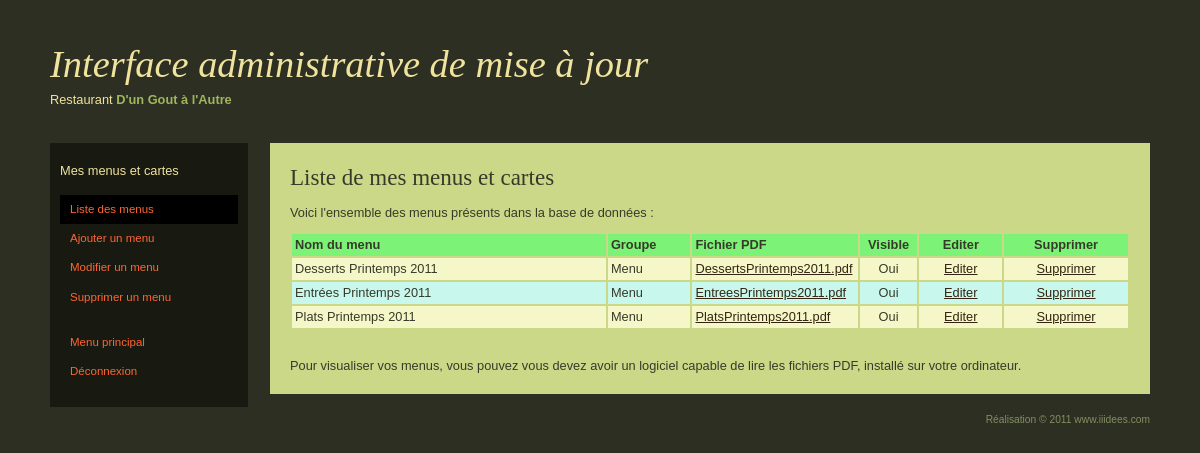
The page /iagdugala/menu_list.php (signed in) on the database its author committed.
### tables this page shows
CREATE TABLE `menus` (
  `id` int(10) unsigned NOT NULL auto_increment,
  `nom_fr` varchar(80) NOT NULL,
  `nom_gb` varchar(80) NOT NULL,
  `file_name` varchar(60) NOT NULL,
  `date_telecharge` timestamp NOT NULL default CURRENT_TIMESTAMP,
  `visible` enum('Oui','Non') NOT NULL,
  `groupe` enum('Me','Ms','Ca','Cb') NOT NULL,
  `taille` mediumint(8) unsigned NOT NULL,
  PRIMARY KEY  (`id`)
);

### iagdugala/menu_list.php (the view, shortened to what this page needs)
<?php
		include('../inclusion/admintete.php');
		echo '<h2>Liste de mes menus et cartes</h2>';
		$q = "SELECT id, nom_fr, file_name, visible, groupe FROM menus ORDER BY groupe ASC, nom_fr ASC";
		$r = @mysqli_query($dbc,$q);
		if (mysqli_num_rows($r) > 0) {
			echo '<p>Voici l\'ensemble des menus pr&eacute;sents dans la base de données : </p>';
			echo '<table width="100%" border="0" cellpadding="3">
			<tr bgcolor="#7cf376"><td width="38%" align="left"><b>Nom du menu</b></td><td width="10%" align="left"><b>Groupe</b></td><td width="20%" align="left"><b>Fichier PDF</b></td>
			<td width="7%" align="center"><b>Visible</b></td><td width="10%" align="center"><b>Editer</b></td>
			<td width="15%" align="center"><b>Supprimer</b></td></tr>';
			$bg = '#c8f7ee';
			while ($row = mysqli_fetch_array($r,MYSQLI_ASSOC)) {
				$bg = ($bg=='#c8f7ee' ? '#f6f7c8' : '#c8f7ee');
				echo '<tr bgcolor="' . $bg . '"><td align="left">' . $row['nom_fr'] . '</td>';
				echo '<td align="left">';
				if ($row['groupe'] == 'Me') {
					echo 'Menu';
				} else if ($row['groupe'] == 'Ms') {
					echo 'Sp&eacute;ciaux';
				} else if ($row['groupe'] == 'Ca') {
					echo 'Carte';
				} else if ($row['groupe'] == 'Cb') {
					echo 'Boissons';
				}
				echo '</td>';
				echo '<td align="left"><a href="../menus/'. $row['file_name'] .'" title="Cliquez ici pour afficher le fichier : ' . $row['file_name'] . '." target="_new">'  .$row['file_name'] .'</a></td>';
				echo '<td align="center">' . $row['visible'] . '</td>';
				echo '<td align="center"><a href="menu_mod_main.php?menuid=' . $row['id'] . '" title="Cliquez ici pour &eacute;diter ce menu.">Editer</a></td>';
				echo '<td align="center"><a href="menu_del_main.php?menuid=' . $row['id'] . '" title="Cliquez ici pour supprimer ce menu." onClick="if(confirm(\'Voulez-vous vraiment supprimer ce menu ?\')) return true; else return false;">Supprimer</a></td></tr>';
			}
			echo '</table>';
			echo '<br /><p>Pour visualiser vos menus, vous pouvez vous devez avoir un logiciel capable de lire les fichiers PDF, install&eacute; sur votre ordinateur.</p>';
		} else {
			echo "<p>Il n'y a aucun menu dans la base donn&eacute;es.</p>";
		}
		include('../inclusion/adminpied.php');
?>

### css/admin.css (style rules this page uses)
html { font-size: 100%; }
body { margin: 0; padding: 10px 20px; font-family: Verdana, "Bitstream Vera Sans", "Lucida Grande", sans-serif; font-size: .8em; line-height: 1.25; color: black; background: white; }
h1, h2, h3, h4, h5, h6 { margin: 1em 0 .5em 0; }
h1, h2 { font-family: Georgia, "Bitstream Vera Serif", Norasi, serif; font-weight: normal; }
h2 { font-size: 1.8em; }
p { margin: .75em 0; }
a { color: mediumblue; text-decoration: underline; }
body { color: #F0E39E; background: #2C2F22; }
a { color: #FF6533; }
#contenu a { color: #332510; }
body { padding: 20px 50px; }
#contenu > :first-child { margin-top: 10px; }
#contenu p, #contenu li { line-height: 1.5; }

### rows shown on the page
menus: nom_fr "Desserts Printemps 2011", groupe "Menu", file_name "DessertsPrintemps2011.pdf", visible "Oui"
menus: nom_fr "Entrées Printemps 2011", groupe "Menu", file_name "EntreesPrintemps2011.pdf", visible "Oui"
menus: nom_fr "Plats Printemps 2011", groupe "Menu", file_name "PlatsPrintemps2011.pdf", visible "Oui"

### other values the page prints
$cetpage[$i]['no'] "Liste des menus"
$cetpage[$i]['no'] "Ajouter un menu"
$cetpage[$i]['no'] "Modifier un menu"
$cetpage[$i]['no'] "Supprimer un menu"
